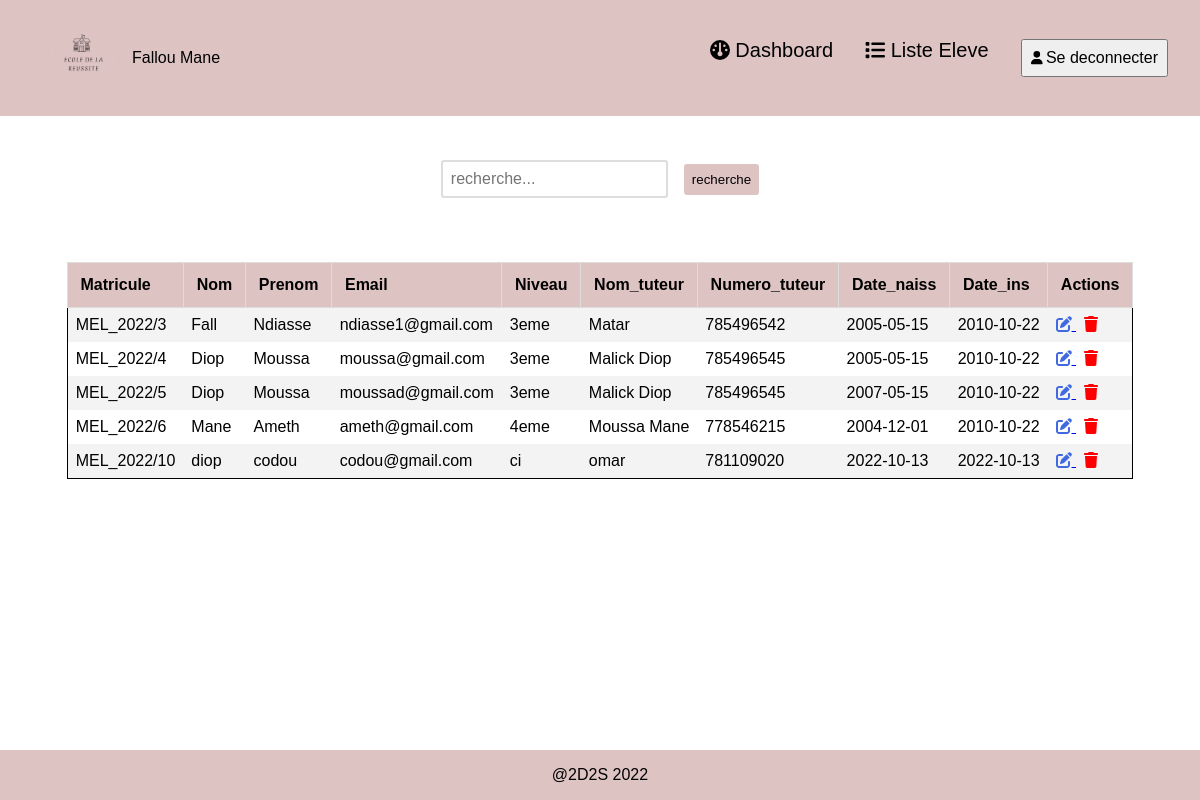
Page /views/listeEleve.php (signed in) on the committed database.
### tables this page shows
CREATE TABLE `eleve` (
  `id_eleve` int(11) NOT NULL,
  `matricule` varchar(255) NOT NULL,
  `nom` varchar(255) NOT NULL,
  `prenom` varchar(255) NOT NULL,
  `email` varchar(255) NOT NULL,
  `niveau` varchar(50) NOT NULL,
  `nom_tuteur` varchar(255) NOT NULL,
  `numero_tuteur` int(11) NOT NULL,
  `date_naiss` date NOT NULL,
  `date_ins` date NOT NULL,
  `date_modif` date DEFAULT NULL,
  `archive` tinyint(4) NOT NULL DEFAULT 0,
  `date_archivage` date DEFAULT NULL
);

### config/db.php (called while the page is built)
<?php
$conn = new PDO("mysql:host=localhost;dbname=2d2s", "root", "Namass@20");
return $conn;

### repositories/EleveRepo.php (called while the page is built, shortened)
<?php
class EleveRepo {
    private $conn;
    public function __construct()
    {
        $this->conn = require_once("../config/db.php");
    }
    public function selectAll()
    {
        $eleves = [];
        $sql = "SELECT * FROM eleve WHERE archive=0";
        $reponse = $this->conn->query($sql);
        if ($reponse->rowCount() > 0) {
            $eleves = $reponse->fetchAll();
        }
        return $eleves;
    }
}

### views/listeEleve.php (the view, shortened to what this page needs)
<!DOCTYPE html>
<html lang="en">
<head>
    <link rel="stylesheet" href="css/listeEleve.css">
    <link rel="stylesheet" href="css/index.css">
    <link rel="stylesheet" href="https://cdnjs.cloudflare.com/ajax/libs/font-awesome/6.2.0/css/all.min.css"
 />
</head>
<body>
    <?php
                         include "header.php";
                ?>
    <div style=" margin:10rem 0;">
        <form class="search" style=" display:flex;  align-items:center; justify-content:center; margin:rem 0; "
            action="" method="GET">
            <input type="search" id="search_elv_input" name="recherche" placeholder="recherche..." required>
            <input type="submit" value="recherche" id="search_elv_button">
        </form>
        <table>
            <tr>
                <th>Matricule</th>
                <th>Nom</th>
                <th>Prenom</th>
                <th>Email</th>
                <th>Niveau</th>
                <th>Nom_tuteur</th>
                <th>Numero_tuteur</th>
                <th>Date_naiss</th>
                <th>Date_ins</th>
                <th>Actions</th>
            </tr>
            <?php
                require_once "../repositories/EleveRepo.php";
                $eleveRepo = new EleveRepo();
                $eleves = $eleveRepo->selectAll();
                if (count($eleves) !== 0):
                foreach ($eleves as $eleve) :
            ?>
            <tr>
                <td><?= $eleve['matricule']?></td>
                <td><?= $eleve['nom'] ?></td>
                <td><?= $eleve['prenom'] ?></td>
                <td><?= $eleve['email'] ?></td>
                <td><?= $eleve['niveau'] ?></td>
                <td><?= $eleve['nom_tuteur'] ?></td>
                <td><?= $eleve['numero_tuteur'] ?></td>
                <td><?= $eleve['date_naiss'] ?></td>
                <td><?= $eleve['date_ins'] ?></td>
                <td><a href=<?="/projet_gestion_ecole/eleve/ajout?edit_id=".$eleve['id_eleve']?>>
                        <i class="fas fa-pen-to-square" style="color: royalblue;"></i>
                    </a>
                    <span id="myBtn" data-id=<?= $eleve['id_eleve'] ?> class="archive">
                        <i style="margin-left: .5rem;color:red;" class="fas fa-trash"></i>
                    </span>
                </td>
            </tr>
            <?php
     endforeach;
else:
?>
            <tr style="padding: 1rem;">
                <td colspan="6" align="center">Aucun résultats pour votre recherche</td>
            </tr>;
            <?php
endif;
?>
        </table>
        <?php
                include "footer.php";
                ?>
    </div>
</body>
</html>

### views/css/listeEleve.css (style rules this page uses)
body { height: 200vh; font-family: Arial, Helvetica, sans-serif; }
table { border-collapse: collapse; min-width: 400px; width: auto; cursor: pointer; margin: 4rem auto; border: 1px solid ; margin-bottom: 10rem; }
th { background-color: #dec3c3; text-align: left; color: black; padding: 0.8rem; border: 1px solid #ddd; }
tr:nth-child(even) { background-color: #f3f3f3; }
td { padding: 0.5rem; }
.search { display: flex; justify-content: center; gap: 1rem; }
#search_elv_input { padding: .5rem; font-size: 1rem; border-radius: 3px; border: 2px solid #ddd; }
#search_elv_button { padding: .5rem; background-color: #dec3c3; border: 0; outline: 0; border-radius: 3px; }

### views/css/index.css (style rules this page uses)
* { box-sizing: border-box; }
body { margin: 0; padding: 0; font-family: Arial, Helvetica, sans-serif; background-color: white; height: auto; }

### rows in the picture
eleve: matricule "MEL_2022/3", nom "Fall", prenom "Ndiasse", email "ndiasse1@gmail.com", niveau "3eme", nom_tuteur "Matar", numero_tuteur "785496542", date_naiss "2005-05-15", date_ins "2010-10-22"
eleve: matricule "MEL_2022/4", nom "Diop", prenom "Moussa", email "moussa@gmail.com", niveau "3eme", nom_tuteur "Malick Diop", numero_tuteur "785496545", date_naiss "2005-05-15", date_ins "2010-10-22"
eleve: matricule "MEL_2022/5", nom "Diop", prenom "Moussa", email "moussad@gmail.com", niveau "3eme", nom_tuteur "Malick Diop", numero_tuteur "785496545", date_naiss "2007-05-15", date_ins "2010-10-22"
eleve: matricule "MEL_2022/6", nom "Mane", prenom "Ameth", email "ameth@gmail.com", niveau "4eme", nom_tuteur "Moussa Mane", numero_tuteur "778546215", date_naiss "2004-12-01", date_ins "2010-10-22"
eleve: matricule "MEL_2022/10", nom "diop", prenom "codou", email "codou@gmail.com", niveau "ci", nom_tuteur "omar", numero_tuteur "781109020", date_naiss "2022-10-13", date_ins "2022-10-13"

### other values in the picture
$_SESSION['prenom'] "Fallou"
$_SESSION['nom'] "Mane"
